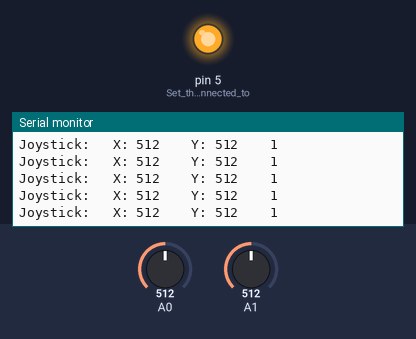
Recording of a sketch running on a simulated Arduino Uno, built with avr-gcc and run on an emulated ATmega328P. On the bench: output pins drawn as LEDs (lit = HIGH), the last lines printed to the serial monitor. The test bench sets the inputs (shaded band); at power-on: A0 = 512, A1 = 512.

Above: at 3.2 s.
3.3 s: A0 set to 108
At 4.4 s:
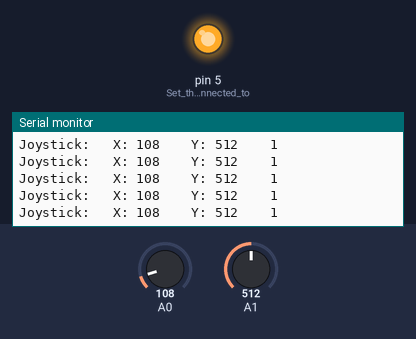
6.3 s: A0 set to 93
At 7.2 s:
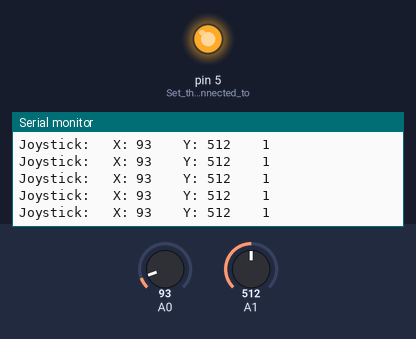
7.8 s: A1 set to 108
At 8.6 s:
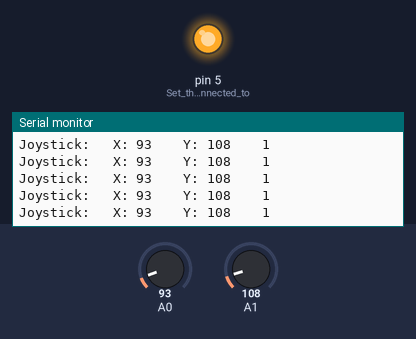
10.8 s: A1 set to 93
At 11.6 s:
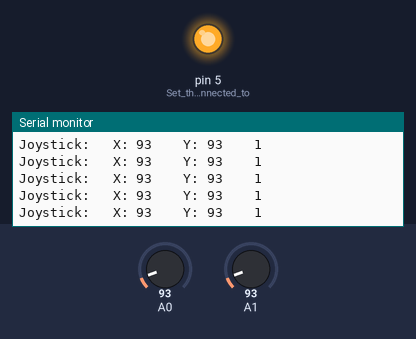
Timing chart, 0 to 13.8 s (numbered marks = the images above; inputs shaded):
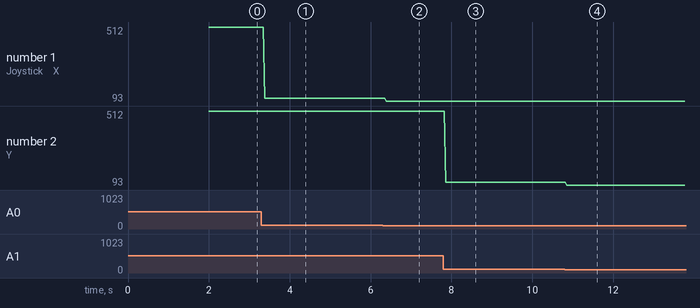

Measured:
- after the input at 3.3 s, the serial monitor: prints a new line after 0.08 s (image 1)
- after the input at 6.3 s, the serial monitor: prints a new line after 0.08 s (image 2)
- after the input at 7.8 s, the serial monitor: prints a new line after 0.06 s (image 3)
- after the input at 10.8 s, the serial monitor: prints a new line after 0.05 s (image 4)
- plotted number 1: 512 → 108 after the input at 3.3 s, 108 → 93 after the input at 6.3 s

The sketch:

Joystick_Basic.ino
```cpp
/*  Author: Michael Spivak
 *  Date: 8/4/2021
 *
 *  This code reads the value of each joystick axis using the Analog Read function.
 *
 *  Each value for the joystick range should from 0-1023.
 *  The push-buttons should read 0 when pushed and 1 when not pushed.
 *
 */

void setup() {

  Serial.begin(9600);    //Setting the serial output for picking up data
  delay(2000);
  pinMode(5, OUTPUT);    //Set the pins connected to the joystick button to an output
  digitalWrite(5, HIGH); //Set the pins to HIGH (5V). When the button is pressed it will pull the pin to ground (0V)

}

void loop() {


 Serial.print("Joystick:   "); //Read the Joystick value
 Serial.print("X: ");
 Serial.print(analogRead(A0)); // Read the X value
 Serial.print("\t  ");
 Serial.print("Y: ");
 Serial.print(analogRead(A1)); //Read the Joystick value
 Serial.print("\t  ");
 Serial.print(digitalRead(5)); //Read the Button value
 Serial.print("\t");

 Serial.println();
 delay(10);
}
```
